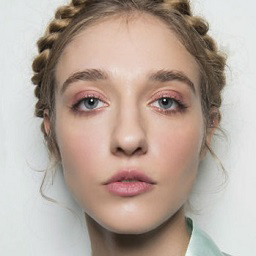
#> input picture CPM-main/imgs/00128.jpg, 256 x 256 px; its folder holds only this picture in this run
$ python -i png2jpg.py   (imports and definitions only)
#> lines starting #> are read from the running program, lines starting #| are printed output that depends on the picture
from PIL import Image
import cv2 as cv
import os

def PNG_JPG(PngPath):
#> called with PngPath = '../../../CPM-main/imgs/00128.jpg'
    img = cv.imread(PngPath, 0)
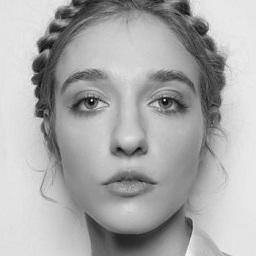
#> img: shape (256, 256); min 0, max 253, mean 170.6
    w, h = img.shape[::-1]
#> w = 256; h = 256
    infile = PngPath
    outfile = os.path.splitext(infile)[0] + ".jpg"
    img = Image.open(infile)
#> img: PIL image 256x256 RGBA
    try:
        if len(img.split()) == 4:
            # prevent IOError: cannot write mode RGBA as BMP
            r, g, b, a = img.split()
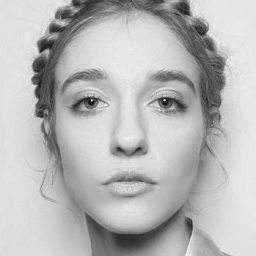
#> r: PIL image 256x256 L; min 0, max 250, mean 183.6
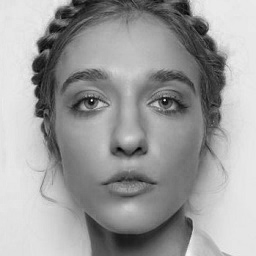
#> b: PIL image 256x256 L; min 0, max 255, mean 157.7
#> a: PIL image 256x256 L; every value is 255
            img = Image.merge("RGB", (r, g, b))
#> img: PIL image 256x256 RGB
            img.convert('RGB').save(outfile)
            os.remove(PngPath)
        else:
            img.convert('RGB').save(outfile)
            os.remove(PngPath)
        return outfile
    except Exception as e:
        print("PNG转换JPG 错误", e)


# [7 lines not run here, left out]

>>> result = PNG_JPG('../../../CPM-main/imgs/00128.jpg')
